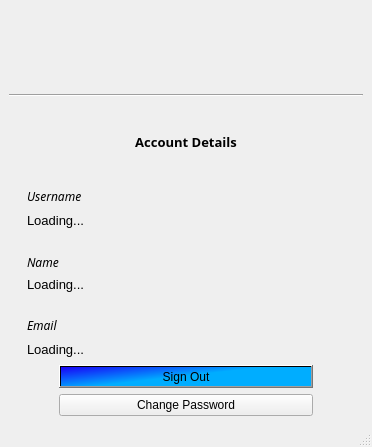
<?xml version="1.0" encoding="UTF-8"?>
<ui version="4.0">
 <class>MainWindow</class>
 <widget class="QMainWindow" name="MainWindow">
  <property name="geometry">
   <rect>
    <x>0</x>
    <y>0</y>
    <width>372</width>
    <height>447</height>
   </rect>
  </property>
  <property name="windowTitle">
   <string>Jade Account | Account Details</string>
  </property>
  <property name="windowIcon">
   <iconset resource="../assets.qrc">
    <normaloff>:/images/assets/jadeIcon.png</normaloff>:/images/assets/jadeIcon.png</iconset>
  </property>
  <widget class="QWidget" name="centralwidget">
   <layout class="QGridLayout" name="gridLayout">
    <item row="0" column="0">
     <layout class="QVBoxLayout" name="verticalLayout_2">
      <item>
       <layout class="QVBoxLayout" name="verticalLayout">
        <item>
         <layout class="QHBoxLayout" name="horizontalLayout">
          <item>
           <spacer name="horizontalSpacer">
            <property name="orientation">
             <enum>Qt::Horizontal</enum>
            </property>
            <property name="sizeHint" stdset="0">
             <size>
              <width>100</width>
              <height>20</height>
             </size>
            </property>
           </spacer>
          </item>
          <item>
           <layout class="QHBoxLayout" name="topBox">
            <item>
             <spacer name="horizontalSpacer_3">
              <property name="orientation">
               <enum>Qt::Horizontal</enum>
              </property>
              <property name="sizeHint" stdset="0">
               <size>
                <width>128</width>
                <height>20</height>
               </size>
              </property>
             </spacer>
            </item>
            <item>
             <widget class="QLabel" name="topBox_image">
              <property name="sizePolicy">
               <sizepolicy hsizetype="Fixed" vsizetype="Fixed">
                <horstretch>0</horstretch>
                <verstretch>0</verstretch>
               </sizepolicy>
              </property>
              <property name="maximumSize">
               <size>
                <width>167</width>
                <height>119</height>
               </size>
              </property>
              <property name="text">
               <string/>
              </property>
              <property name="pixmap">
               <pixmap resource="../assets.qrc">:/images/assets/JadeAccount.png</pixmap>
              </property>
              <property name="scaledContents">
               <bool>true</bool>
              </property>
             </widget>
            </item>
            <item>
             <spacer name="horizontalSpacer_2">
              <property name="orientation">
               <enum>Qt::Horizontal</enum>
              </property>
              <property name="sizeHint" stdset="0">
               <size>
                <width>128</width>
                <height>20</height>
               </size>
              </property>
             </spacer>
            </item>
           </layout>
          </item>
          <item>
           <spacer name="horizontalSpacer_4">
            <property name="orientation">
             <enum>Qt::Horizontal</enum>
            </property>
            <property name="sizeType">
             <enum>QSizePolicy::Expanding</enum>
            </property>
            <property name="sizeHint" stdset="0">
             <size>
              <width>100</width>
              <height>20</height>
             </size>
            </property>
           </spacer>
          </item>
         </layout>
        </item>
        <item>
         <widget class="Line" name="line_3">
          <property name="orientation">
           <enum>Qt::Horizontal</enum>
          </property>
         </widget>
        </item>
        <item>
         <widget class="QLabel" name="label">
          <property name="font">
           <font>
            <family>Segoe UI Light</family>
           </font>
          </property>
          <property name="text">
           <string>&lt;html&gt;&lt;head/&gt;&lt;body&gt;&lt;p align=&quot;center&quot;&gt;&lt;span style=&quot; font-size:10pt; font-weight:600;&quot;&gt;Account Details&lt;/span&gt;&lt;/p&gt;&lt;/body&gt;&lt;/html&gt;</string>
          </property>
         </widget>
        </item>
       </layout>
      </item>
      <item>
       <layout class="QHBoxLayout" name="horizontalLayout_2">
        <item>
         <spacer name="horizontalSpacer_5">
          <property name="orientation">
           <enum>Qt::Horizontal</enum>
          </property>
          <property name="sizeType">
           <enum>QSizePolicy::Fixed</enum>
          </property>
          <property name="sizeHint" stdset="0">
           <size>
            <width>18</width>
            <height>30</height>
           </size>
          </property>
         </spacer>
        </item>
        <item>
         <layout class="QVBoxLayout" name="mainBox">
          <item>
           <layout class="QGridLayout" name="usernameBox">
            <item row="1" column="0">
             <widget class="QLabel" name="usernameBox_username">
              <property name="text">
               <string>&lt;html&gt;&lt;head/&gt;&lt;body&gt;&lt;p&gt;&lt;span style=&quot; font-size:10pt;&quot;&gt;Loading...&lt;/span&gt;&lt;/p&gt;&lt;/body&gt;&lt;/html&gt;</string>
              </property>
             </widget>
            </item>
            <item row="0" column="0">
             <widget class="QLabel" name="usernameBox_label">
              <property name="font">
               <font>
                <family>Segoe UI Light</family>
               </font>
              </property>
              <property name="text">
               <string>&lt;html&gt;&lt;head/&gt;&lt;body&gt;&lt;p&gt;&lt;span style=&quot; font-style:italic;&quot;&gt;Username&lt;/span&gt;&lt;/p&gt;&lt;/body&gt;&lt;/html&gt;</string>
              </property>
             </widget>
            </item>
           </layout>
          </item>
          <item>
           <spacer name="verticalSpacer">
            <property name="orientation">
             <enum>Qt::Vertical</enum>
            </property>
            <property name="sizeType">
             <enum>QSizePolicy::Fixed</enum>
            </property>
            <property name="sizeHint" stdset="0">
             <size>
              <width>20</width>
              <height>18</height>
             </size>
            </property>
           </spacer>
          </item>
          <item>
           <layout class="QGridLayout" name="nameBox">
            <item row="1" column="0">
             <widget class="QLabel" name="nameBox_name">
              <property name="text">
               <string>&lt;html&gt;&lt;head/&gt;&lt;body&gt;&lt;p&gt;&lt;span style=&quot; font-size:10pt;&quot;&gt;Loading...&lt;/span&gt;&lt;/p&gt;&lt;/body&gt;&lt;/html&gt;</string>
              </property>
             </widget>
            </item>
            <item row="0" column="0">
             <widget class="QLabel" name="nameBox_label">
              <property name="font">
               <font>
                <family>Segoe UI Light</family>
               </font>
              </property>
              <property name="text">
               <string>&lt;html&gt;&lt;head/&gt;&lt;body&gt;&lt;p&gt;&lt;span style=&quot; font-style:italic;&quot;&gt;Name&lt;/span&gt;&lt;/p&gt;&lt;/body&gt;&lt;/html&gt;</string>
              </property>
             </widget>
            </item>
            <item row="2" column="0">
             <spacer name="verticalSpacer_2">
              <property name="orientation">
               <enum>Qt::Vertical</enum>
              </property>
              <property name="sizeType">
               <enum>QSizePolicy::Fixed</enum>
              </property>
              <property name="sizeHint" stdset="0">
               <size>
                <width>20</width>
                <height>18</height>
               </size>
              </property>
             </spacer>
            </item>
           </layout>
          </item>
          <item>
           <layout class="QGridLayout" name="emailBox">
            <item row="0" column="0">
             <widget class="QLabel" name="emailBox_label">
              <property name="font">
               <font>
                <family>Segoe UI Light</family>
               </font>
              </property>
              <property name="text">
               <string>&lt;html&gt;&lt;head/&gt;&lt;body&gt;&lt;p&gt;&lt;span style=&quot; font-style:italic;&quot;&gt;Email&lt;/span&gt;&lt;/p&gt;&lt;/body&gt;&lt;/html&gt;</string>
              </property>
             </widget>
            </item>
            <item row="1" column="0">
             <widget class="QLabel" name="emailBox_email">
              <property name="text">
               <string>&lt;html&gt;&lt;head/&gt;&lt;body&gt;&lt;p&gt;&lt;span style=&quot; font-size:10pt;&quot;&gt;Loading...&lt;/span&gt;&lt;/p&gt;&lt;/body&gt;&lt;/html&gt;</string>
              </property>
             </widget>
            </item>
           </layout>
          </item>
         </layout>
        </item>
        <item>
         <spacer name="horizontalSpacer_6">
          <property name="orientation">
           <enum>Qt::Horizontal</enum>
          </property>
          <property name="sizeType">
           <enum>QSizePolicy::Fixed</enum>
          </property>
          <property name="sizeHint" stdset="0">
           <size>
            <width>30</width>
            <height>20</height>
           </size>
          </property>
         </spacer>
        </item>
       </layout>
      </item>
      <item>
       <layout class="QHBoxLayout" name="horizontalLayout_3">
        <item>
         <spacer name="horizontalSpacer_7">
          <property name="orientation">
           <enum>Qt::Horizontal</enum>
          </property>
          <property name="sizeType">
           <enum>QSizePolicy::Fixed</enum>
          </property>
          <property name="sizeHint" stdset="0">
           <size>
            <width>50</width>
            <height>20</height>
           </size>
          </property>
         </spacer>
        </item>
        <item>
         <layout class="QGridLayout" name="buttonsBox">
          <item row="0" column="0">
           <widget class="QPushButton" name="buttonsBox_signOut">
            <property name="statusTip">
             <string>Sign out of your Jade Account</string>
            </property>
            <property name="styleSheet">
             <string notr="true">background-color: qlineargradient(spread:pad, x1:0, y1:0, x2:0.579545, y2:0.392, stop:0 rgba(24, 0, 246, 255), stop:0.965909 rgba(0, 173, 255, 255));</string>
            </property>
            <property name="text">
             <string>Sign Out</string>
            </property>
           </widget>
          </item>
          <item row="1" column="0">
           <widget class="QPushButton" name="buttonsBox_changePassword">
            <property name="statusTip">
             <string>Change your password.</string>
            </property>
            <property name="text">
             <string>Change Password</string>
            </property>
           </widget>
          </item>
         </layout>
        </item>
        <item>
         <spacer name="horizontalSpacer_8">
          <property name="orientation">
           <enum>Qt::Horizontal</enum>
          </property>
          <property name="sizeType">
           <enum>QSizePolicy::Fixed</enum>
          </property>
          <property name="sizeHint" stdset="0">
           <size>
            <width>50</width>
            <height>20</height>
           </size>
          </property>
         </spacer>
        </item>
       </layout>
      </item>
     </layout>
    </item>
   </layout>
  </widget>
  <widget class="QStatusBar" name="statusbar">
   <property name="mouseTracking">
    <bool>false</bool>
   </property>
   <property name="focusPolicy">
    <enum>Qt::NoFocus</enum>
   </property>
   <property name="sizeGripEnabled">
    <bool>true</bool>
   </property>
  </widget>
 </widget>
 <resources>
  <include location="../assets.qrc"/>
  <include location="../assets.qrc"/>
 </resources>
 <connections/>
</ui>
